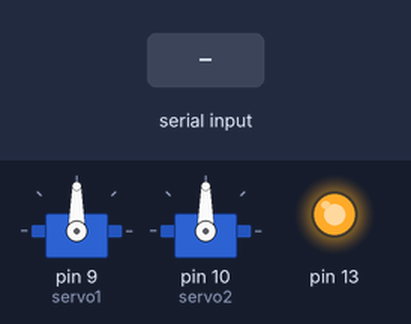
Recording of a sketch running on a simulated Arduino Uno, built with avr-gcc and run on an emulated ATmega328P. On the bench: 2 × servo, output pins drawn as LEDs (lit = HIGH). Inputs (shaded band) come from the test bench.

Above: at 1.3 s.
1.4 s: "90,45," received over Serial
At 3.0 s:
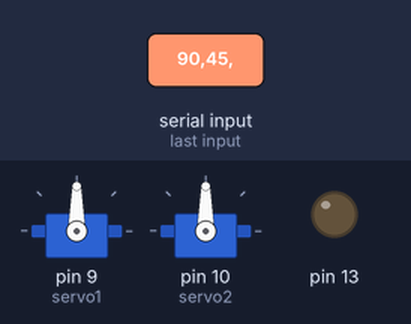
Timing chart, 0 to 4.5 s (numbered marks = the images above; inputs shaded):
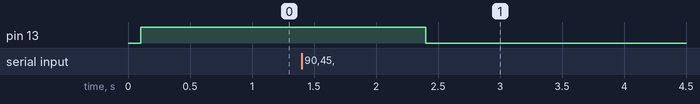

The sketch:

ballControl.ino
```cpp
#include <PID_v1.h>
#include <Servo.h>

int coordY = 0;
int coordX = 0;

int tolerance = 2;


// PID params
unsigned int noTouchCount = 0; //viariable for noTouch
double Setpoint, Output; //for X
double Setpoint1, Output1; //for Y
Servo servo1; //X axis
Servo servo2; //Y axis

/////TIME SAMPLE
int Ts = 50;
unsigned long Stable=0;
//PID const
float Kp = 2;
float Ki = 0.1;
float Kd = 0.3;

float Kp1 = 2;
float Ki1 = 0.1;
float Kd1 = 0.13;

double xx, yy;

//INIT PID
PID myPID(&xx, &Output, &Setpoint, Kp, Ki, Kd, DIRECT);
PID myPID1(&yy, &Output1, &Setpoint1,Kp1,Ki1,Kd1, DIRECT);


void setup() {
  //INIT PINS
  pinMode(13, OUTPUT);
  digitalWrite(13,LOW); //LED INIT

  Serial.begin(115200);
  coordX, coordY = 0;
  //INIT SETPOINT
  Setpoint, Setpoint1=0;
  //// Make plate flat
  servo1.attach(9);
  servo2.attach(10);
  Output=90;
  Output1=90;
  servo1.write(Output);
  servo2.write(Output1);

  //Zapnutie PID
  // Servos move from 50° to 130°; balance = 90°
  myPID.SetMode(AUTOMATIC);
  myPID.SetOutputLimits(45, 150);
  myPID1.SetMode(AUTOMATIC);
  myPID1.SetOutputLimits(45, 135);
  // TIME SAMPLE
  myPID1.SetSampleTime(Ts);
  myPID.SetSampleTime(Ts);
  /////
  delay(100);
}

void loop() {
  pidControl();
}
```

PIDControl.ino
```cpp
void pidControl()
{
  while(Stable<125) //REGULATION LOOP
  {
    receiveCoord();
    if(abs(coordX)<Setpoint+tolerance && abs(coordY)<Setpoint1+tolerance)//if ball is close to setpoint
    {
        Stable=Stable+1; //increment STABLE
        digitalWrite(13,HIGH);

    } else {
        digitalWrite(9,LOW);
    }
    myPID.Compute();  //action control X compute
    myPID1.Compute(); //   action control  Y compute
    servo1.write(Output);//control
    servo2.write(Output1);//control
  }////END OF REGULATION LOOP///

 ///CONTROLER STABILITY////
 while(Stable>=125)//if is stable
 { //still measure actual postiion
    receiveCoord();
    if(abs(coordX)>Setpoint+tolerance || abs(coordY)>Setpoint1+tolerance) //if ball isnt close to setpoint
    {
      digitalWrite(13,LOW);
      Stable=0; //change STABLE state
    }
  }//end of STABLE LOOP
}//loop end
```

communication.ino
```cpp
const byte numChars = 32;
String receivedCoordinates = "99,998\n";

void receiveCoord() {
//    if (Serial.available() >0) {
//      receivedCoordinates = Serial.readStringUntil('$');
//      int position_comma = receivedCoordinates.indexOf(',');
//      coordX = receivedCoordinates.substring(0, position_comma).toInt();
//      coordY = receivedCoordinates.substring(position_comma + 1, receivedCoordinates.length()-2).toInt();
//    }
    if (Serial.available() >0) {
      receivedCoordinates = Serial.readStringUntil(',');
      coordX = receivedCoordinates.toInt();

      receivedCoordinates = Serial.readStringUntil('>');
      coordY = receivedCoordinates.toInt();
    }
}

void showNewData() {
    if(coordY == 999){
      digitalWrite(13, HIGH);
      coordY++;
      delay(1000);
      digitalWrite(13, LOW);
    }else{
      digitalWrite(13, LOW);
    }
}
```

Measured:
- after the input at 1.4 s, pin 13: HIGH → LOW after 1.0 s
